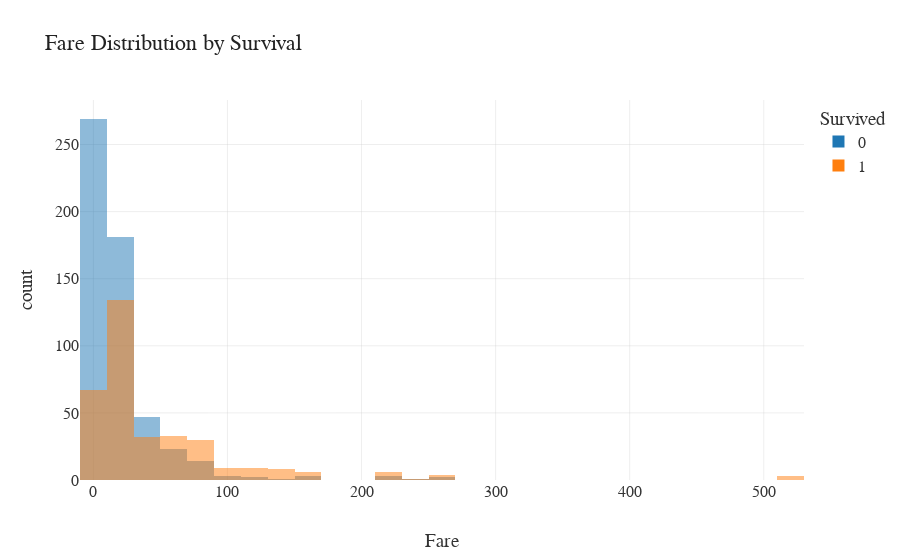

Notebook code for this chart:
### Code cell
fig = px.histogram(
    train_data, x='Fare', color='Survived',
    barmode='overlay',
    title='Fare Distribution by Survival',
    nbins=50
)
fig.show()

### Figure 1 — Plotly figure (JSON) as saved in the notebook; plotly's stock layout.template omitted (floating-point values rounded to 4 significant figures; data arrays with more than 128 entries replaced by an {"elided": "..."} marker saying what was removed)
{"data": [{"alignmentgroup": "True", "bingroup": "x", "hovertemplate": "Survived=0<br>Fare=%{x}<br>count=%{y}<extra></extra>", "legendgroup": "0", "marker": {"color": "#1F77B4", "opacity": 0.5, "pattern": {"shape": ""}}, "name": "0", "nbinsx": 50, "offsetgroup": "0", "orientation": "v", "showlegend": true, "type": "histogram", "x": {"elided": "549 float values"}, "xaxis": "x", "yaxis": "y"}, {"alignmentgroup": "True", "bingroup": "x", "hovertemplate": "Survived=1<br>Fare=%{x}<br>count=%{y}<extra></extra>", "legendgroup": "1", "marker": {"color": "#FF7F0E", "opacity": 0.5, "pattern": {"shape": ""}}, "name": "1", "nbinsx": 50, "offsetgroup": "1", "orientation": "v", "showlegend": true, "type": "histogram", "x": {"elided": "342 float values"}, "xaxis": "x", "yaxis": "y"}], "layout": {"autosize": true, "barmode": "overlay", "legend": {"title": {"text": "Survived"}, "tracegroupgap": 0}, "title": {"text": "Fare Distribution by Survival"}, "xaxis": {"anchor": "y", "autorange": true, "domain": [0, 1], "range": [-10, 530], "title": {"text": "Fare"}, "type": "linear"}, "yaxis": {"anchor": "x", "autorange": true, "domain": [0, 1], "range": [0, 283.2], "title": {"text": "count"}}}}
